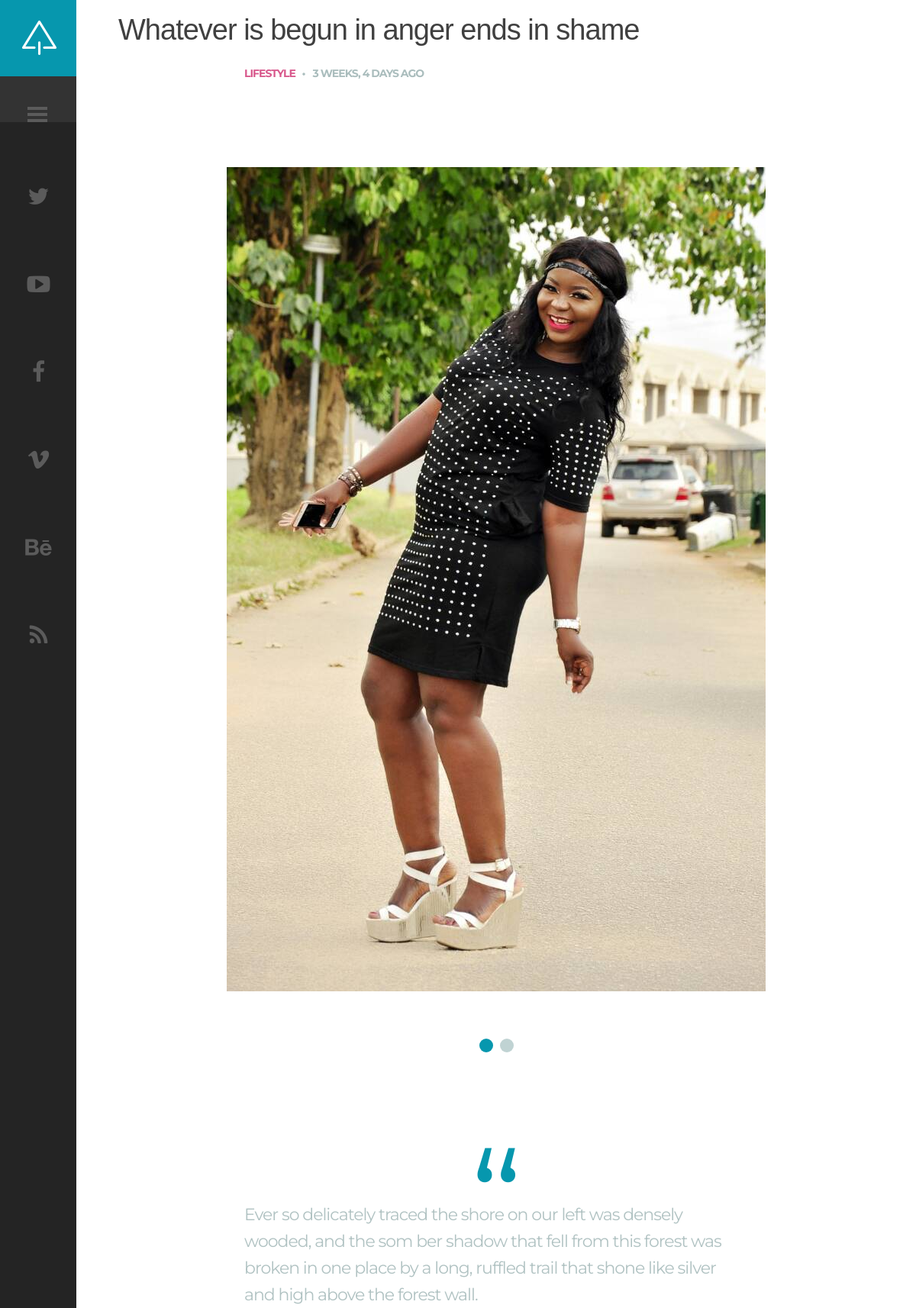
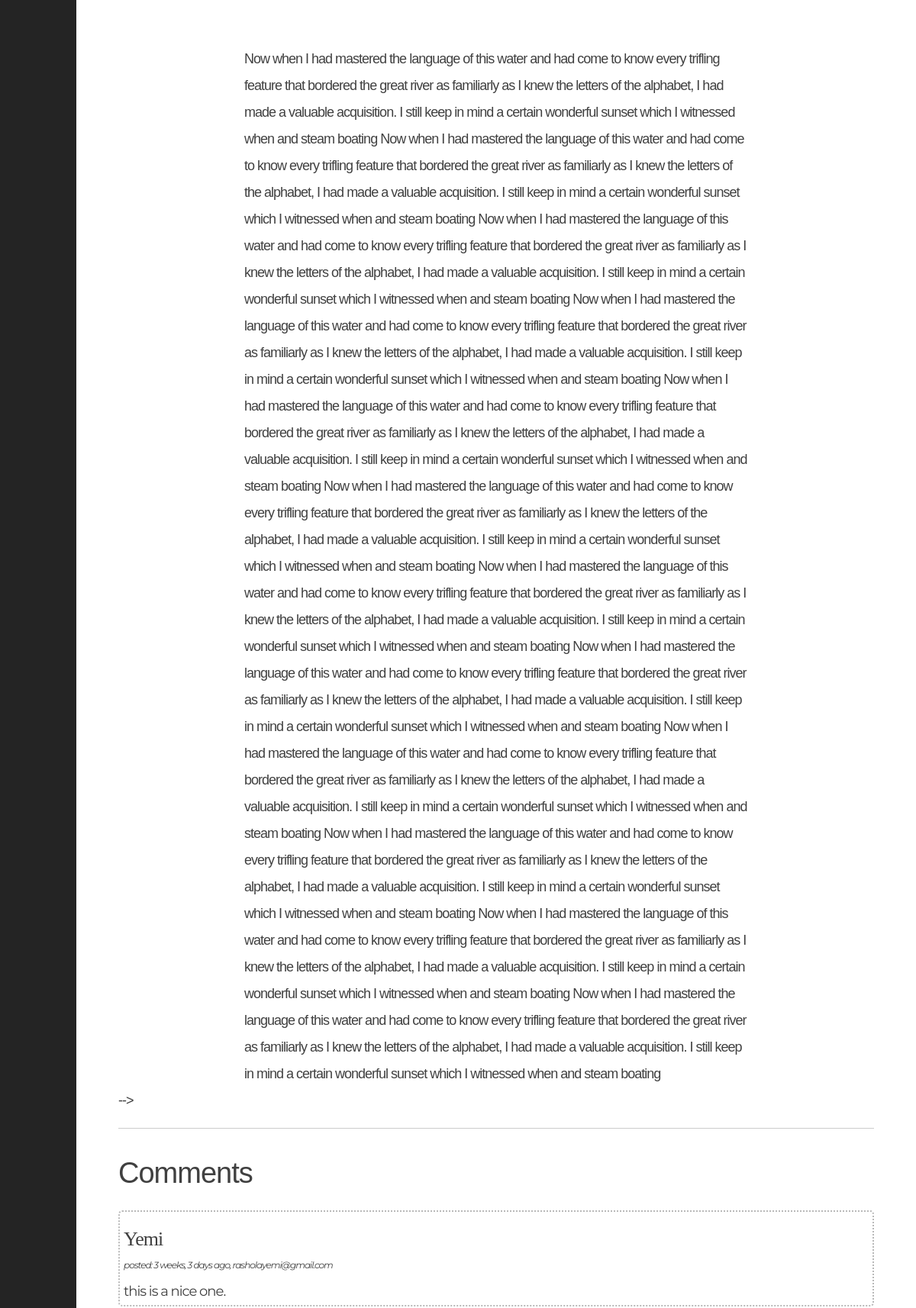
The page /blog/1 (upper part) on the database its author committed (2 pictures, top to bottom).
### post/models.py (models this page shows, shortened)
class Post(models.Model):
    title = models.CharField(max_length=60) # null=True , blank=True, default='Random Title' #(null=True means: let the user input value; blank=True means the user can't leave the space balnk)
    body = models.TextField()
    quote = models.CharField(max_length=500,  default=True, null=True)
    image = models.ImageField(upload_to='pictures/%Y/%m/%d/', max_length=255, null=True, blank=True)
    slide_image = models.FileField(upload_to='pictures/%Y/%m/%d/', max_length=255, null=True, blank=True)
    published = models.DateTimeField(auto_now_add=True)
    category = models.ForeignKey(Category, on_delete=models.CASCADE, null=True)
    likes = models.ManyToManyField(settings.AUTH_USER_MODEL, related_name='likes', default=True)
    featured = models.BooleanField(default=False)
    lifestyle = models.BooleanField(default=False)
    fashion = models.BooleanField(default=False)
    food = models.BooleanField(default=False)

class Category(models.Model):
    name = models.CharField(max_length=120)
    class Meta:
    	verbose_name_plural ='Categories'

class Comment(models.Model):
    post = models.ForeignKey(Post, on_delete=models.CASCADE, related_name='comments')
    writer = models.CharField(max_length=50, blank=True)
    email = models.EmailField(max_length=120)
    body = models.TextField()
    published = models.DateTimeField(auto_now_add=True)

### post/views.py (the view)
# urls.py: path('blog/<int:id>', single, name='single'),
def single(request, id):
	posts = Post.objects.get(id=id)
	form = commentForm(request.POST or None)
	comments = posts.comments.all()
	if form.is_valid():
		comment = form.save(commit=False)
		form = commentForm()
		comment.post = posts
		comment.author = request.user
		comment.save()
	return render(request, 'single.html', {'object':posts, 'form':form, 'comments':comments})

### templates/single.html (shortened to what this page needs)
{% load humanize %}
{% load crispy_forms_tags %}
{% load static %}
<!DOCTYPE HTML>
<html lang="en-US">
    <head>
        <link rel="stylesheet" href="https://maxcdn.bootstrapcdn.com/bootstrap/4.0.0/css/bootstrap.min.css">
        <link rel="stylesheet" href="{% static "css/common.css" %}">
        <link rel="stylesheet" type="text/css"  href="{% static "css/clear.css" %}" />
        <link rel="stylesheet" type="text/css"  href="{% static "css/common.css" %}"/>
        <link rel="stylesheet" type="text/css"  href= "{% static "css/font-awesome.min.css" %}" />
        <link rel="stylesheet" type="text/css"  href= "{% static "css/carouFredSel.css" %}" />
        <link rel="stylesheet" type="text/css"  href= "{% static "css/sm-clean.css" %}"/>
        <link rel="stylesheet" type="text/css"  href= "{% static "style.css" %}"/>
    </head>
    <body class="home blog">
        <div id="sidebar" class="sidebar">
            <div class="menu-right-part">
                <div class="logo-holder">
                    <a href="{% url 'home' %}">
                        <img src=" {% static "images/logo.png" %} " alt="keenam">
                    </a>
                </div>
                <div class="toggle-holder">
                    <div id="toggle">
                        <div class="menu-line"></div>
                    </div>
                </div>
                <div class="social-holder">
                    <div class="social-list">
                        <a href="#"><i class="fa fa-twitter"></i></a>
                        <a href="#"><i class="fa fa-youtube-play"></i></a>
                        <a href="#"><i class="fa fa-facebook"></i></a>
                        <a href="#"><i class="fa fa-vimeo"></i></a>
                        <a href="#"><i class="fa fa-behance"></i></a>
                        <a href="#"><i class="fa fa-rss"></i></a>
                    </div>
                </div>
            </div>
        </div>
        <div id="content" class="site-content center-relative">
            <div class="single-post-wrapper content-1070 center-relative">
                <article class="center-relative">
                    <h1 class="entry-title">
                        {{object.title}}
                    </h1>
                    <div class="post-info content-660 center-relative">
                        <div class="cat-links">
                            <ul>
                                <li><a href="{% url 'home' %}">{{object.category.name}}</a></li>
                            </ul>
                        </div>
                        <div class="entry-date published">{{object.published|naturaltime}}</div>
                    </div>
                    <div class="entry-content">
                        <div class="content-wrap content-660 center-relative">
                            <br>
                        </div>
                        <div class="post-full-width">
                            <div class="image-slider-wrapper">
                                <div class="caroufredsel_wrapper">
                                    <ul id="slider1" class="image-slider slides center-text">
                                        <li>
                                            {% if object.image %}
                                            <a href={{object.image.url}}><img src={{object.image.url}} alt=""></a>
                                            {% endif %}
                                        </li>
                                    </ul>
                                </div>
                                <div class="slider1_pagination carousel_pagination left"></div>
                            </div>
                        </div>
                        <div class="content-wrap content-660 center-relative ">
                            <br>
                            <blockquote class="inline-blockquote">
                                <p>{{object.quote}}</p>
                            </blockquote>
                            <p class="wrap-blockquote">{{object.body}}</p>
                            <br>
                        </div>-->
                        <div>
                            <hr>
                        </div>
                    <article class="center-relative">
                        <h1 class="entry-title">
                            Comments
                        </h1>
                        {% for comment in comments %}
                        <div class="box">
                            <p><h6 class="size">{{comment.writer}}</h6>
                                <small class="small">
                                    <i>posted: {{comment.published|naturaltime}}, {{comment.email}}</i>
                                </small>
                            </p>
                            <p class="comment-body">
                                {{comment.body}}
                            </p>
                        </div>
                        {% endfor %}
                    </div>
                </article>
            </div>
        </div>
    </body>
</html>

### static/css/common.css (style rules this page uses)
.left { float: left; }
.center-relative { margin-left: auto; margin-right: auto; }
.center-text { text-align: center !important; }
blockquote:before { content: '\201C'; font-size: 180px; line-height: 0; font-family: 'Montserrat', sans-serif, Arial; vertical-align: -65px; color: #0697ae; text-align: center; display: block; }
blockquote { margin-top: 110px; margin-bottom: 60px; font-family: 'Montserrat', sans-serif, Arial; font-size: 22px; line-height: 35px; color: #b0c2c2; }
blockquote.inline-blockquote { width: 395px; float: left; margin-left: -170px; margin-right: 70px; }
.wrap-blockquote { display: inline; }
h1,h2,h3,h4,h5,h6 { padding: 20px 0; }
h1 { font-size: 38px; line-height: 38px; }
h6 { font-size: 26px; }

### static/css/clear.css (style rules this page uses)
html, body, div, span, object, iframe, h1, h2, h3, h4, h5, h6, p, blockquote, pre, abbr, address, cite, code, del, dfn, em, img, ins, kbd, q, samp, small, strong, sub, sup, var, b, i, ol, ul, li, fieldset, form, label, legend, table, caption, tbody, tfoot, thead, tr, th, td, article, aside, canvas, details, figcaption, figure, footer, header, hgroup, menu, nav, section, summary, time, mark, audio, video { margin:0; padding:0; border:0; outline: none; font-size:100%; vertical-align:baseline; background:transparent; }
body { line-height:1; }
article,aside,details,figcaption,figure, footer,header,hgroup,menu,nav,section { display:block; }
nav ul,ul,ol { list-style:none; }
blockquote, q { quotes:none; }
blockquote:before, blockquote:after, q:before, q:after { content:''; content:none; }
a { margin:0; padding:0; font-size:100%; outline: none; vertical-align:baseline; background:transparent; }
hr { display:block; height:1px; border:0; border-top:1px solid #cccccc; margin:1em 0; padding:0; }

### static/css/carouFredSel.css (style rules this page uses)
.carousel_pagination { margin-top: 50px; margin-bottom: 50px; margin-left: 160px;z-index: 1;position: relative; }
.caroufredsel_wrapper { z-index: 1 !important; margin-top: 0 !important; margin-left: 0 !important; }

### rows shown on the page
Post: title "Whatever is begun in anger ends in shame", category.name "LIFESTYLE", published "3 WEEKS, 4 DAYS AGO", image (picture), quote "Ever so delicately traced the shore on our left was densely wooded, and the som ber shadow that fell from this forest was broken in one place by a long, ruffled trail that shone like silver and high above the forest wall.", body "Now when I had mastered the language of this water and had come to know every trifling feature that bordered the great river as familiarly as I knew the letters of the alphabet, I had made a valuable acquisition. I still keep in mind a certain wonderful sunset which I witnessed when and steam boating Now when I had mastered the language of this water and had come to know every trifling feature that bordered the great river as familiarly as I knew the letters of the alphabet, I had made a valuable acquisition. I still keep in mind a certain wonderful sunset which I witnessed when and steam boating Now when I had mastered the language of this water and had come to know every trifling feature…"
Comment: writer "Yemi", published "3 weeks, 3 days ago", email "rasholayemi@gmail.com", body "this is a nice one."
